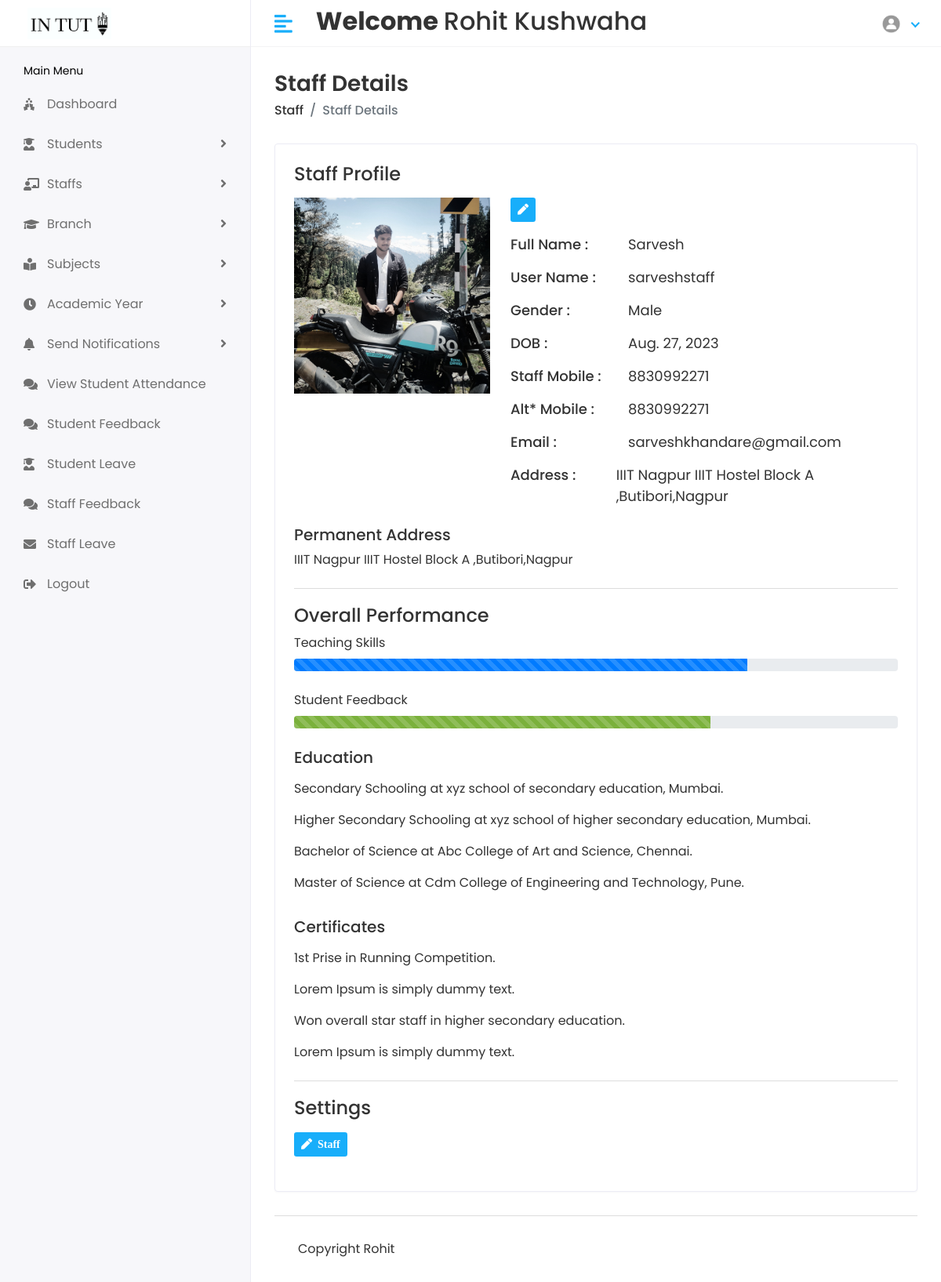
Screenshot of /Hod/staff/view/1 (signed in) with the database file from the repository.
### stuapp/models.py (models this page shows)
class CustomUser(AbstractUser):
    USER={
        (1,'HOD'),(2,'STAFF'),(3,'STUDENT')
    }
    user_type=models.CharField(choices=USER,max_length=100,default=1)
    profile_pic=models.ImageField(upload_to='media/profile_pic')

class Staff(models.Model):
    admin=models.OneToOneField(CustomUser,on_delete=models.CASCADE)
    gender=models.CharField(max_length=10)
    address=models.TextField()
    created_at=models.DateField(auto_now_add=True)
    updated_at=models.DateField(auto_now=True)
    dob=models.DateField(default=datetime.now)
    mobile=models.CharField(max_length=100,default="0")
    altmobile=models.CharField(max_length=100,default="0")
    def __str__(self):
        return self.admin.first_name

### student/hodviews.py (the view)
# urls.py: path('Hod/staff/view/<str:id>',hodviews.viewstaff,name='viewstaff'),
@login_required(login_url='/')
def viewstaff(request,id):
    staff=Staff.objects.get(id=id)
    return render(request,'hod/viewstaff.html',{'staff':staff})

### templates/hod/viewstaff.html (shortened to what this page needs)
{% extends 'base.html' %}
{% block content %}
        <div class="page-header">
            <div class="row">
                <div class="col-sm-12">
                    <h3 class="page-title">Staff Details</h3>
                    <ul class="breadcrumb">
                        <li class="breadcrumb-item"><a href="{% url 'stafflist'%}">Staff</a></li>
                        <li class="breadcrumb-item active">Staff Details</li>
                    </ul>
                </div>
            </div>
        </div>
        <div class="card">
            <div class="card-body">
                <div class="row">
                    <div class="col-md-12">
                        <div class="about-info">
                            <h4>Staff Profile</h4>
                            <div class="media mt-3">
                                <img src="/{{staff.admin.profile_pic}}" class="mr-3" alt="...">
                                <div class="media-body">
                                    <ul>
                                     <li>   <a href="{% url 'studentedit' staff.id %}" class="btn btn-sm bg-success-light mr-2">
                                            <i class="fas fa-pen"></i>
                                            </a>
                                        </li>
                                        <li>
                                            <span class="title-span">Full Name : </span>
                                            <span class="info-span">{{staff}}</span>
                                        </li>
                                        <li>
                                            <span class="title-span">User Name : </span>
                                            <span class="info-span">{{staff.admin.username}}</span>
                                        </li>
                                        <li>
                                            <span class="title-span">Gender : </span>
                                            <span class="info-span">{{staff.gender}}</span>
                                        </li>
                                        <li>
                                            <span class="title-span">DOB : </span>
                                            <span class="info-span">{{staff.dob}}</span>
                                        </li>
                                        <li>
                                            <span class="title-span">Staff Mobile : </span>
                                            <span class="info-span">{{staff.mobile}}</span>
                                        </li>
                                        <li>
                                            <span class="title-span">Alt* Mobile : </span>
                                            <span class="info-span">{{staff.altmobile}}</span>
                                        </li>
                                        <li>
                                            <span class="title-span">Email : </span>
                                            <span class="info-span">{{staff.admin.email}} </span>
                                        </li>
                                        <li>
                                            <span class="title-span">Address : </span>
                                            <span class="info-span">{{staff.address}}</span>
                                        </li>
                                    </ul>
                                </div>
                            </div>
                            <div class="row mt-2">
                                <div class="col-md-12">
                                    <h5>Permanent Address</h5>
                                    <p>{{staff.address}}</p>
                                </div>
                            </div>
                        </div>
                    </div>
                </div>
                <div class="row mt-2">
                    <div class="col-md-12">
                        <div class="skill-info">
                            <h4>Overall Performance </h4>
                            <ul>
                                <li>
                                    <label>Teaching Skills</label>
                                    <div class="progress">
                                        <div class="progress-bar progress-bar-striped progress-bar-animated"
                                            role="progressbar" aria-valuenow="75" aria-valuemin="0" aria-valuemax="100"
                                            style="width: 75%"></div>
                                    </div>
                                </li>
                                <li>
                                    <label>Student Feedback</label>
                                    <div class="progress">
                                        <div class="progress-bar progress-bar-striped progress-bar-animated bg-success"
                                            role="progressbar" aria-valuenow="69" aria-valuemin="0" aria-valuemax="100"
                                            style="width: 69%"></div>
                                    </div>
                                </li>
                            </ul>
                            <div class="row mt-3">
                                <div class="col-md-12">
                                    <h5>Education</h5>
                                    <p class="mt-3">Secondary Schooling at xyz school of secondary education, Mumbai.
                                    </p>
                                    <p>Higher Secondary Schooling at xyz school of higher secondary education, Mumbai.
                                    </p>
                                    <p>Bachelor of Science at Abc College of Art and Science, Chennai.</p>
                                    <p>Master of Science at Cdm College of Engineering and Technology, Pune.</p>
                                </div>
                            </div>
                            <div class="row mt-3">
                                <div class="col-md-12">
                                    <h5>Certificates</h5>
                                    <p class="mt-3">1st Prise in Running Competition.</p>
                                    <p>Lorem Ipsum is simply dummy text.</p>
                                    <p>Won overall star staff in higher secondary education.</p>
                                    <p>Lorem Ipsum is simply dummy text.</p>
                                </div>
                            </div>
                        </div>
                    </div>
                </div>
                <div class="row mt-2">
                    <div class="col-md-12">
                        <div class="skill-info">
                            <h4>Settings</h4>
                            <form>
                                <div class="row mt-3">
                                    <div class="col-12 col-sm-6">
                                        <div class="form-group">
                                             <a href="{% url 'editstaff' staff.id %}" class="btn btn-sm bg-success-light mr-2">
                                <i class="fas fa-pen">  &nbsp;Staff  </i>
                                </a>
                                        </div>
                                    </div>
                                </div>
                            </form>
                        </div>
                    </div>
                </div>
            </div>
        </div>
    {% endblock content %}

### templates/includes/header.html (shortened to what this page needs)
{% load static %}
<div class="header" >
    <div class="header-left" style="background-color:white">
        {% if user.user_type == '1' %}
        <a href="{% url 'hodhome'%}" class="logo container" >
            <img src="{% static 'assets/img/logo1big.png'%}" width="300px" height="100px" alt="Logo">
        </a>
        {% elif user.user_type == '2' %}
        <a href="{% url 'staffhome'%}" class="logo">
            <img src="{% static 'assets/img/logo1big.png'%}" alt="Logo">
        </a>
        {% else %}
        <a href="{% url 'studenthome'%}" class="logo">
            <img src="{% static 'assets/img/logo1big.png'%}" alt="Logo">
        </a>
        {% endif %}
    </div>
    <a href="javascript:void(0);" id="toggle_btn">
        <i class="fas fa-align-left"></i>
    </a>
    <div class="top-nav-search my-2">
        <h2><strong> Welcome </strong> {{user.first_name}} {{user.last_name}} </h2>
    </div>
    <ul class="nav user-menu">
        <li class="nav-item dropdown has-arrow">
            <a href="#" class="dropdown-toggle nav-link" data-toggle="dropdown">
                {% if user.profile_pic == "" %}
                <span class="user-img"><img class="rounded-circle" src="{% static 'assets/img/noimg.jpg' %}" width="31"
                        ></span>
                {% else %}
                <span class="user-img"><img class="rounded-circle" src="/{{user.profile_pic}}" width="31"
                        alt="Ryan Taylor"></span>
                {% endif %}
            </a>
        </li>
    </ul>
</div>

### static/assets/css/style.css (style rules this page uses)
html { height: 100%; }
body { background-color: #fff; color: #333; font-family: 'Poppins', sans-serif; font-size: 1rem; height: 100%; line-height: 1.5; overflow-x: hidden; }
h1, h2, h3, h4, h5, h6 { font-family: 'Poppins', sans-serif; margin-top: 0; }
a { color: #009ce7; }
input, button, a { transition: all 0.4s ease; -moz-transition: all 0.4s ease; -o-transition: all 0.4s ease; -ms-transition: all 0.4s ease; -webkit-transition: all 0.4s ease; }
.form-group { margin-bottom: 1.25rem; }
ul, ol { padding: 0px; list-style: none; }
.bg-success, .badge-success { background-color: #7bb13c !important; }
.card { border: 1px solid #ececf5; box-shadow: 0 1px 3px 0 rgba(0, 0, 0, 0.03); margin-bottom: 1.875rem; }
.card-body { padding: 1.5rem; }
.bg-success-light { background-color: #18aefa; color: #fff; }
.header { background-color: #fff; border-bottom: 1px solid #f3f3f4; left: 0; position: fixed; right: 0; top: 0; z-index: 1001; height: 60px; }
.header .header-left { float: left; height: 60px; padding: 0 20px; position: relative; width: 320px; z-index: 1; transition: all 0.2s ease-in-out; background-color: #f7f7fa; border-bottom: 1px solid #efefef; border-right: 1px solid #ececf5; display: flex; align-items: center; }
.header .header-left .logo { display: inline-block; line-height: 60px; }
.header .header-left .logo img { max-height: 40px; width: auto; }
.header .dropdown-toggle:after { display: none; }
.header .has-arrow .dropdown-toggle:after { border-top: 0; border-left: 0; border-bottom: 2px solid #18aefa; border-right: 2px solid #18aefa; content: ''; height: 8px; display: inline-block; pointer-events: none; -webkit-transform-origin: 66% 66%; -ms-transform-origin: 66% 66%; transform-origin: 66% 66%; -webkit-transform: rotate(45deg); -ms-transform: rotate(45deg); transform: rotate(45deg); -webkit-transition: all 0.15s ease-in-out; transition: all 0.15s ease-in-out; width: 8px; vertical-align: 0px; }
.user-menu { float: right; margin: 0; position: relative; z-index: 99; padding-right: 15px; }
.user-menu.nav > li > a { color: #a0a0a0; font-size: 14px; line-height: 58px; padding: 0 15px; height: 60px; }
.user-img { margin-right: 3px; position: relative; }
.top-nav-search { float: left; margin-left: 15px; }
.page-header { margin-bottom: 1.875rem; }
.page-header .breadcrumb { background-color: transparent; color: #6c757d; font-size: 1rem; font-weight: 500; margin-bottom: 0; padding: 0; }
.page-header .breadcrumb a { color: #333; }
.page-title { font-size: 28px; font-weight: 600; color: #333; margin-bottom: 5px; }
.about-info img { width: 250px; }
.about-info ul li { font-size: 18px; margin: 0px 0px 15px 10px; display: flex; }
.title-span { font-weight: 500; width: 150px; }
.skill-info { padding-top: 20px; border-top: 1px solid #ddd; }
.skill-info ul li { margin-bottom: 25px; }
@media (min-width: 992px) { #toggle_btn { align-items: center; color: #18aefa; display: inline-flex; float: left; font-size: 26px; height: 60px; justify-content: center; margin-left: 15px; padding: 0 15px; } }

### rows the page displays
CustomUser: first_name "Rohit", last_name "Kushwaha", profile_pic (placeholder picture)
Staff: admin.profile_pic (picture), admin.first_name "Sarvesh", admin.username "sarveshstaff", gender "Male", dob "Aug. 27, 2023", mobile "8830992271", altmobile "8830992271", admin.email "sarveshkhandare@gmail.com", address "IIIT Nagpur IIIT Hostel Block A ,Butibori,Nagpur"
